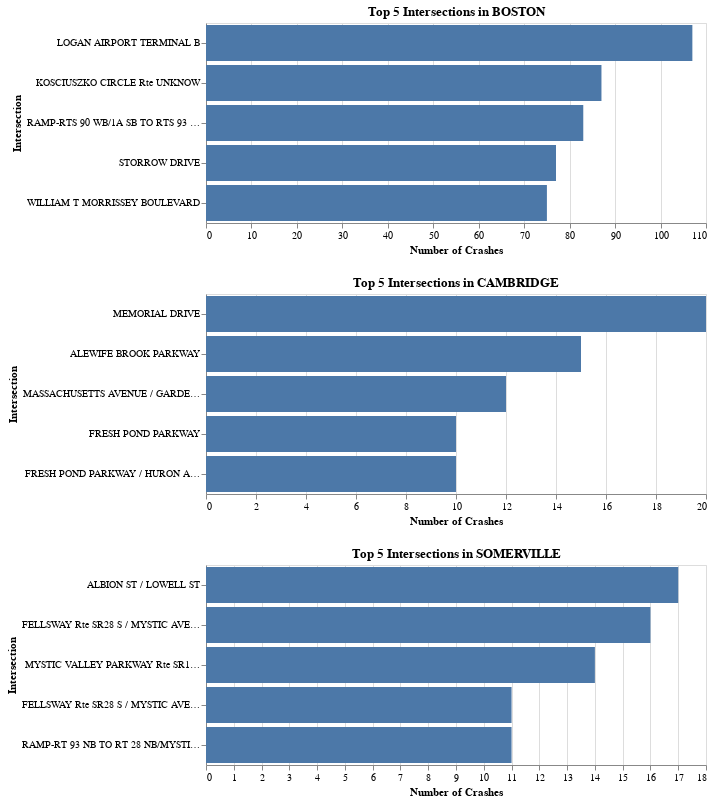

Here is the notebook cell this chart was saved with:
### Code cell
# Groups and counts crashes by city and intersection
intersection_counts = (
    combined_crash.groupby(['City_Town_Name', 'At_Roadway_Intersection'])
    .size()
    .reset_index(name='Crash_Count')
)

# Keep only the top 5 intersections per city
top_5_each_city = (
    intersection_counts
    .sort_values(['City_Town_Name', 'Crash_Count'], ascending=[True, False])
    .groupby('City_Town_Name')
    .head(5)
)

# Generate a chart for each city
city_charts = []

for city in top_5_each_city['City_Town_Name'].unique():
    chart = (
        alt.Chart(top_5_each_city[top_5_each_city['City_Town_Name'] == city])
        .mark_bar()
        .encode(
            y=alt.Y('At_Roadway_Intersection:N', sort='-x', title='Intersection'),
            x=alt.X('Crash_Count:Q', title='Number of Crashes'),
            tooltip=['At_Roadway_Intersection', 'Crash_Count']
        )
        .properties(
            title=f'Top 5 Intersections in {city}',
            width=500,
            height=200
        )
    )
    city_charts.append(chart)

# Display all charts vertically
alt.vconcat(*city_charts)

### Figure 1 — Vega-Lite specification as saved in the notebook (floating-point values rounded to 4 significant figures)
{"config": {"view": {"continuousWidth": 300, "continuousHeight": 300}}, "vconcat": [{"data": {"name": "data-ad4669296c0ee21052a5043f15b26daa"}, "mark": {"type": "bar"}, "encoding": {"tooltip": [{"field": "At_Roadway_Intersection", "type": "nominal"}, {"field": "Crash_Count", "type": "quantitative"}], "x": {"field": "Crash_Count", "title": "Number of Crashes", "type": "quantitative"}, "y": {"field": "At_Roadway_Intersection", "sort": "-x", "title": "Intersection", "type": "nominal"}}, "height": 200, "title": "Top 5 Intersections in BOSTON", "width": 500}, {"data": {"name": "data-90664967f5238fa1a3e3c2e513861d13"}, "mark": {"type": "bar"}, "encoding": {"tooltip": [{"field": "At_Roadway_Intersection", "type": "nominal"}, {"field": "Crash_Count", "type": "quantitative"}], "x": {"field": "Crash_Count", "title": "Number of Crashes", "type": "quantitative"}, "y": {"field": "At_Roadway_Intersection", "sort": "-x", "title": "Intersection", "type": "nominal"}}, "height": 200, "title": "Top 5 Intersections in CAMBRIDGE", "width": 500}, {"data": {"name": "data-f6ad7864d5f80fb5c17e148dd1f3e2c4"}, "mark": {"type": "bar"}, "encoding": {"tooltip": [{"field": "At_Roadway_Intersection", "type": "nominal"}, {"field": "Crash_Count", "type": "quantitative"}], "x": {"field": "Crash_Count", "title": "Number of Crashes", "type": "quantitative"}, "y": {"field": "At_Roadway_Intersection", "sort": "-x", "title": "Intersection", "type": "nominal"}}, "height": 200, "title": "Top 5 Intersections in SOMERVILLE", "width": 500}], "$schema": "https://vega.github.io/schema/vega-lite/v5.20.1.json", "datasets": {"data-ad4669296c0ee21052a5043f15b26daa": [{"City_Town_Name": "BOSTON", "At_Roadway_Intersection": "LOGAN AIRPORT TERMINAL B", "Crash_Count": 107}, {"City_Town_Name": "BOSTON", "At_Roadway_Intersection": "KOSCIUSZKO CIRCLE Rte UNKNOW", "Crash_Count": 87}, {"City_Town_Name": "BOSTON", "At_Roadway_Intersection": "RAMP-RTS 90 WB/1A SB TO RTS 93 NB/3 NB", "Crash_Count": 83}, {"City_Town_Name": "BOSTON", "At_Roadway_Intersection": "STORROW DRIVE", "Crash_Count": 77}, {"City_Town_Name": "BOSTON", "At_Roadway_Intersection": "WILLIAM T MORRISSEY BOULEVARD", "Crash_Count": 75}], "data-90664967f5238fa1a3e3c2e513861d13": [{"City_Town_Name": "CAMBRIDGE", "At_Roadway_Intersection": "MEMORIAL DRIVE", "Crash_Count": 20}, {"City_Town_Name": "CAMBRIDGE", "At_Roadway_Intersection": "ALEWIFE BROOK PARKWAY", "Crash_Count": 15}, {"City_Town_Name": "CAMBRIDGE", "At_Roadway_Intersection": "MASSACHUSETTS AVENUE / GARDEN STREET", "Crash_Count": 12}, {"City_Town_Name": "CAMBRIDGE", "At_Roadway_Intersection": "FRESH POND PARKWAY", "Crash_Count": 10}, {"City_Town_Name": "CAMBRIDGE", "At_Roadway_Intersection": "FRESH POND PARKWAY / HURON AVENUE /", "Crash_Count": 10}], "data-f6ad7864d5f80fb5c17e148dd1f3e2c4": [{"City_Town_Name": "SOMERVILLE", "At_Roadway_Intersection": "ALBION ST / LOWELL ST", "Crash_Count": 17}, {"City_Town_Name": "SOMERVILLE", "At_Roadway_Intersection": "FELLSWAY Rte SR28 S / MYSTIC AVENUE Rte SR38 N", "Crash_Count": 16}, {"City_Town_Name": "SOMERVILLE", "At_Roadway_Intersection": "MYSTIC VALLEY PARKWAY Rte SR16 W / BOSTON AVENUE", "Crash_Count": 14}, {"City_Town_Name": "SOMERVILLE", "At_Roadway_Intersection": "FELLSWAY Rte SR28 S / MYSTIC AVENUE", "Crash_Count": 11}, {"City_Town_Name": "SOMERVILLE", "At_Roadway_Intersection": "RAMP-RT 93 NB TO RT 28 NB/MYSTIC AVE NB", "Crash_Count": 11}]}}
